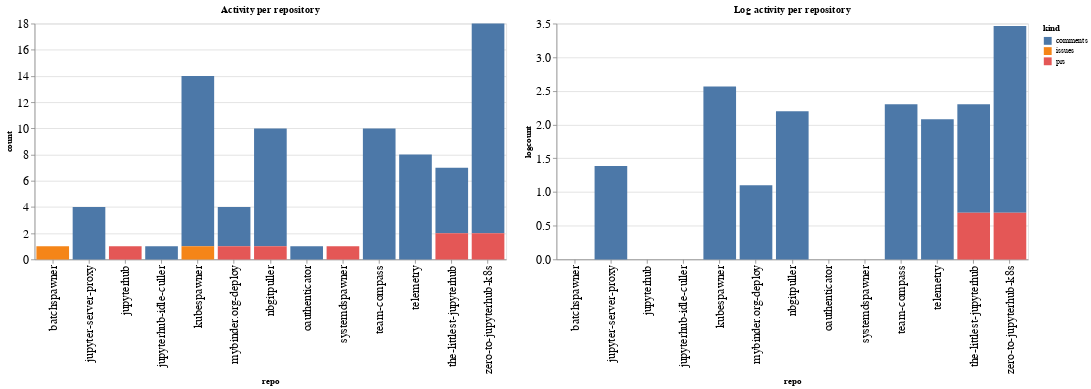

Notebook cell for this chart:
### Code cell
ch1 = alt.Chart(repo_summaries, width=600, title="Activity per repository").mark_bar().encode(
    x='repo',
    y='count',
    color='kind',
    tooltip="kind"
)

ch2 = alt.Chart(repo_summaries, width=600, title="Log activity per repository").mark_bar().encode(
    x='repo',
    y='logcount',
    color='kind',
    tooltip="kind"
)

ch1 | ch2

### Figure 1 — Vega-Lite specification as saved in the notebook (floating-point values rounded to 4 significant figures)
{"config": {"axisLeft": {"labelFontSize": 15}, "axisBottom": {"labelFontSize": 15}}, "hconcat": [{"mark": "bar", "encoding": {"color": {"type": "nominal", "field": "kind"}, "tooltip": {"type": "nominal", "field": "kind"}, "x": {"type": "nominal", "field": "repo"}, "y": {"type": "quantitative", "field": "count"}}, "title": "Activity per repository", "width": 600}, {"mark": "bar", "encoding": {"color": {"type": "nominal", "field": "kind"}, "tooltip": {"type": "nominal", "field": "kind"}, "x": {"type": "nominal", "field": "repo"}, "y": {"type": "quantitative", "field": "logcount"}}, "title": "Log activity per repository", "width": 600}], "data": {"name": "data-7f5048bcaaf2286073d54ac885f42941"}, "$schema": "https://vega.github.io/schema/vega-lite/v4.8.1.json", "datasets": {"data-7f5048bcaaf2286073d54ac885f42941": [{"repo": "batchspawner", "kind": "issues", "count": 1, "logcount": 0.0}, {"repo": "jupyter-server-proxy", "kind": "comments", "count": 4, "logcount": 1.386}, {"repo": "jupyterhub", "kind": "prs", "count": 1, "logcount": 0.0}, {"repo": "jupyterhub-idle-culler", "kind": "comments", "count": 1, "logcount": 0.0}, {"repo": "kubespawner", "kind": "comments", "count": 13, "logcount": 2.565}, {"repo": "kubespawner", "kind": "issues", "count": 1, "logcount": 0.0}, {"repo": "mybinder.org-deploy", "kind": "comments", "count": 3, "logcount": 1.099}, {"repo": "mybinder.org-deploy", "kind": "prs", "count": 1, "logcount": 0.0}, {"repo": "nbgitpuller", "kind": "comments", "count": 9, "logcount": 2.197}, {"repo": "nbgitpuller", "kind": "prs", "count": 1, "logcount": 0.0}, {"repo": "oauthenticator", "kind": "comments", "count": 1, "logcount": 0.0}, {"repo": "systemdspawner", "kind": "prs", "count": 1, "logcount": 0.0}, {"repo": "team-compass", "kind": "comments", "count": 10, "logcount": 2.303}, {"repo": "telemetry", "kind": "comments", "count": 8, "logcount": 2.079}, {"repo": "the-littlest-jupyterhub", "kind": "comments", "count": 5, "logcount": 1.609}, {"repo": "the-littlest-jupyterhub", "kind": "prs", "count": 2, "logcount": 0.6931}, {"repo": "zero-to-jupyterhub-k8s", "kind": "comments", "count": 16, "logcount": 2.773}, {"repo": "zero-to-jupyterhub-k8s", "kind": "prs", "count": 2, "logcount": 0.6931}]}}
